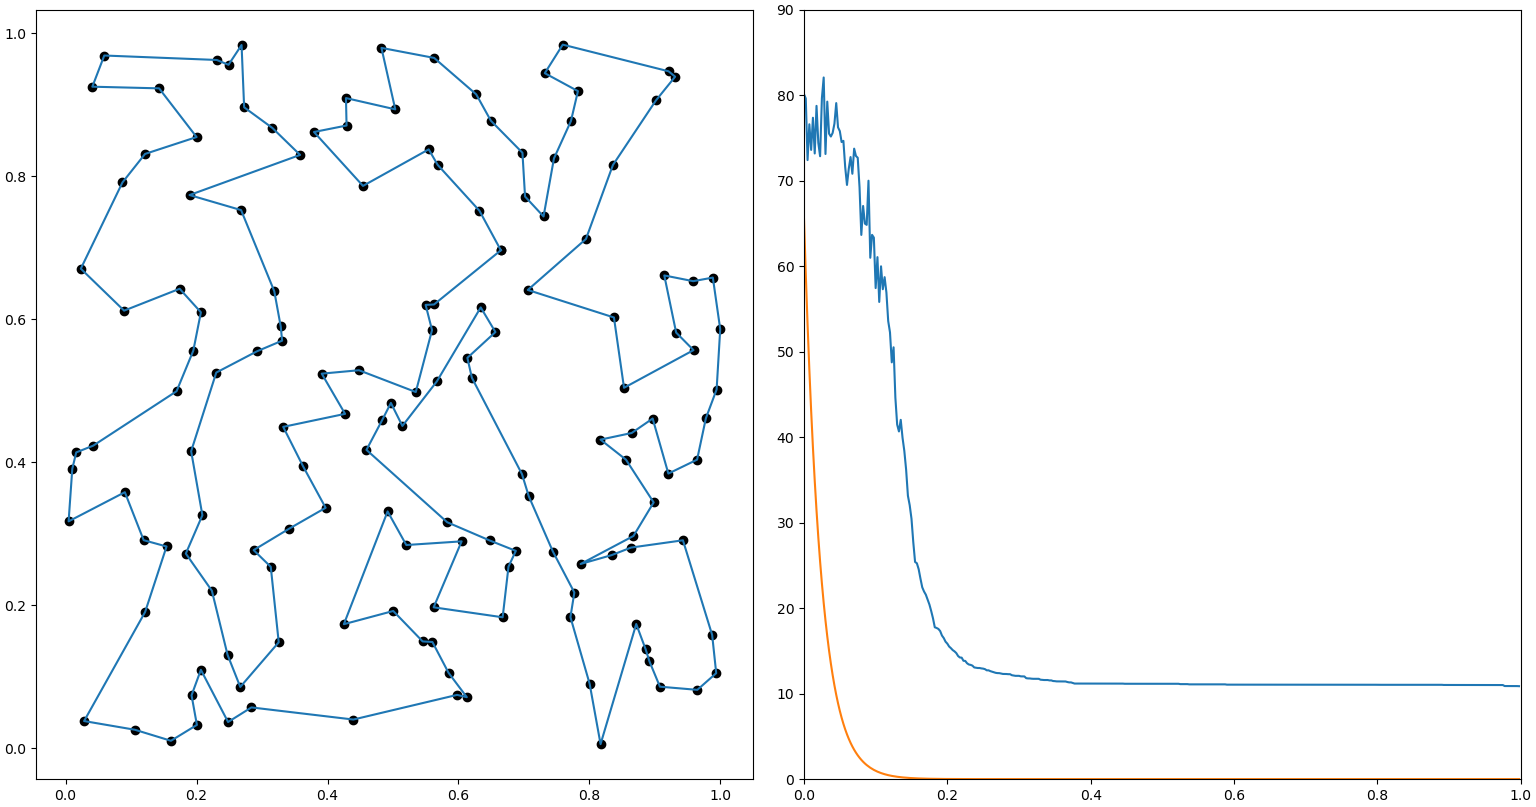

Here is the Python script that generated this plot:
import numpy as np
import matplotlib.pyplot as plt
from matplotlib.animation import FuncAnimation

class tour:

    def __init__(self, N):
        self.rg = np.random.default_rng()
        self.nodes = self.rg.random((N, 2))
        self.path = np.arange(N)
        self.N = N

        # Calculate initial T
        maxE = 0
        for i in range(100):
            e, p = self.trySwap()  
            maxE = max(e,maxE)

        self.T = maxE

        # Pick minimum energy from 1000 random paths
        minE = self.N * 100
        minP = self.path
        for i in range(1000):
            e, p = self.tryPath()
            if (e < minE):
                minE = e
                minP = p

        self.path = minP

    def tryPath(self):
        linear = np.arange(self.N)
        self.rg.shuffle(linear)
        return self.calcE(linear), linear
        
    def step(self):
        for i in range(500):
            e_prime, p = self.trySwap()
            e = self.calcE(self.path)
            if e_prime < e or self.rg.random() < np.exp((e - e_prime) / self.T):
                self.path = p

            e_prime, p = self.tryFlip()
            e = self.calcE(self.path)
            if e_prime < e or self.rg.random() < np.exp((e - e_prime) / self.T):
                self.path = p

        self.T *= 0.9

    # Returns indices of circular path
    def getMap(self):
        return np.append(self.path, self.path[0])

    # Calculate length of path
    def calcE(self, path):
        a = np.roll(self.nodes[path], 1, axis = 0)
        b = a - self.nodes[path]
        c = np.multiply(b, b)
        d = np.sum(c, 1)
        e = np.sqrt(d)
        return sum(e)

    def swap(self, a, b):
        self.path[a], self.path[b] = self.path[b], self.path[a]

    # swap two random nodes on virtual path and return new path
    def trySwap(self):
        ind = self.rg.integers(0, high=self.N, size=2)
        pathCopy = np.copy(self.path)
        self.path[ind[0]], self.path[ind[1]] = self.path[ind[1]], self.path[ind[0]]
        return self.calcE(pathCopy), pathCopy

    def tryFlip(self):
        ind = self.rg.integers(0, high=self.N, size=2)
        pathCopy = np.copy(self.path)
        pathCopy[ind[0]:ind[1]] = np.flip(pathCopy[ind[0]:ind[1]])
        return self.calcE(pathCopy), pathCopy

    def tryCut(self):
        ind = self.rg.integers(0, high=self.N, size=3)
        pathCopyA = np.copy(self.path)
        pathCopyB = np.copy(self.path)
        np.roll(pathCopyA, )
        

nNodes = 150
tour = tour(nNodes)
fig = plt.figure(constrained_layout=True)
gs = fig.add_gridspec(1, 2)
axLeft = fig.add_subplot(gs[:,0])
axRight = fig.add_subplot(gs[:,1])

pathPlot, = axLeft.plot(tour.nodes[tour.getMap(),0], tour.nodes[tour.getMap(),1])
nodePlot = axLeft.scatter(tour.nodes[tour.getMap(),0], tour.nodes[tour.getMap(),1], c="black")
ePlot, = axRight.plot([],[])
tPlot, = axRight.plot([],[])
axRight.set_xlim(0,1)
axRight.set_ylim(0,nNodes*0.6)
nFrames = 400
times = []
energy = []
temps = []
def update(time):
    global tour
    tour.step()
    times.append(time/nFrames)
    energy.append(tour.calcE(tour.path))
    temps.append(tour.T)
    pathPlot.set_data(tour.nodes[tour.getMap(),0], tour.nodes[tour.getMap(),1])
    nodePlot.set_offsets(tour.nodes[tour.getMap(),:])
    ePlot.set_data(times, energy)
    tPlot.set_data(times, temps)


animation = FuncAnimation(fig, update, frames=range(nFrames), interval=10, repeat=False)


plt.show()
